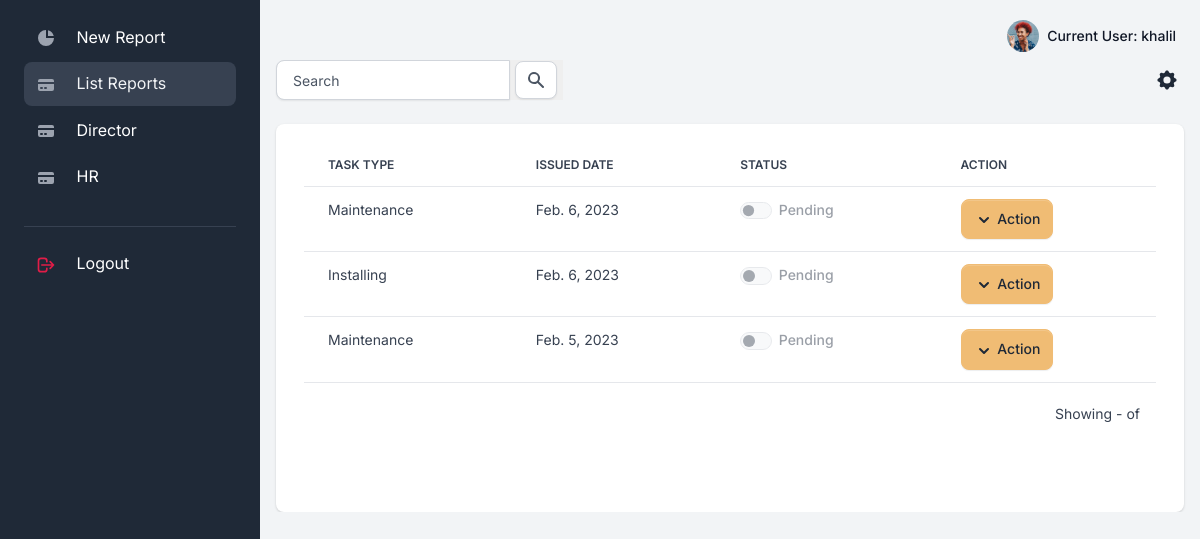
Page /reports/list (signed in) on the earlier database version.
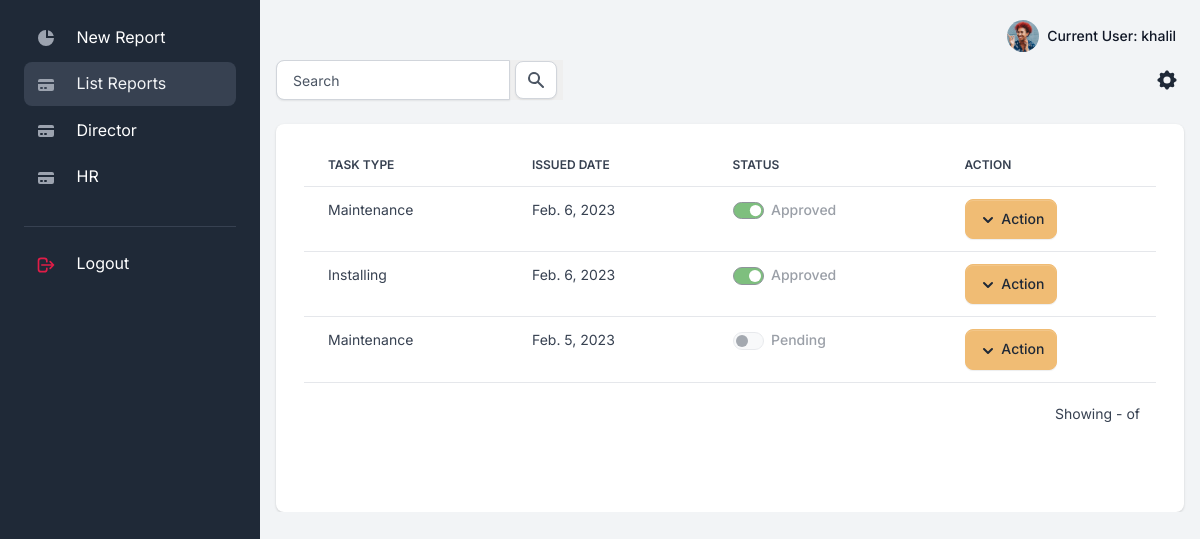
Same page on the later database version.
### apps/reports/models.py (models this page shows, shortened)
class Report(Model):
    STATUS_CHOICES= (
    ('Pending', 'Pending'),
    ('Approved', 'Approved'),
    )
    id=AutoField(primary_key=True,editable=False)
    owner = ForeignKey(Employee,on_delete=SET_NULL,null=True)
    task_type=ForeignKey(Task_type,on_delete=SET_NULL,null=True)
    created_at=DateTimeField(auto_now_add=True)
    status=CharField(max_length=50,choices=STATUS_CHOICES,default='Pending')
    description=TextField(null=True)

class Task_type(Model):
    id=AutoField(primary_key=True,editable=False)
    job_title=ForeignKey(Job_title,on_delete=CASCADE,null=True)
    type = CharField(max_length=50,null=True)
    def __str__(self):
        return self.type

### apps/reports/views.py (the view)
# urls.py: path('list',views.ReportListView.as_view(),name='list'),
class ReportListView(LoginRequiredMixin,View):
    paginate_by = 5
    template_name='reports/report_list.html'
    def get(self, request):
        department = Department.objects.all().values_list('department',flat=True)
        print(department)
        strval =  request.GET.get("search", False)
        if request.user.is_authenticated:
            if strval :
                query = Q(description__icontains=strval)
                query.add(Q(owner__user__first_name__icontains=strval), Q.OR)
                query.add(Q(owner__user__last_name__icontains=strval), Q.OR)
                query.add(Q(task_type__type__icontains=strval), Q.OR)
                query.add(Q(owner__user=self.request.user), Q.AND)
                report_list = Report.objects.filter(query).select_related().order_by('-created_at')
            else :
                report_list = Report.objects.filter(owner__user=self.request.user).order_by('-created_at')
            ctx = {'report_list' : report_list, 'search': strval}
            return render(request, self.template_name, ctx)

### apps/context_processors.py (called while the page is built)
def cfg_assets_root(request):
    return { 'ASSETS_ROOT' : settings.ASSETS_ROOT }

### apps/reports/models.py (called while the page is built)
    @property
    def fullname(self):
        return self.user.first_name +" "+self.user.last_name

### apps/templates/reports/report_list.html (shortened to what this page needs)
{% extends "layouts/base.html" %}
{% block content %}
{% load humanize %}
  <div class="table-settings mb-4">
      <div class="row align-items-center justify-content-between">
          <div class="col col-md-6 col-lg-3 col-xl-4">
            <form>
            <div class="input-group">
                <input type="text" class="form-control"  placeholder="Search"  name="search"  {% if search %} value="{{ search }}" {% endif %}>
                <button type="submit" style="border: none;">
                <span class="input-group-text" id="basic-addon2">
                    <svg class="icon icon-xs text-gray-600" fill="currentColor" viewBox="0 0 20 20" xmlns="http://www.w3.org/2000/svg"><path fill-rule="evenodd" d="M8 4a4 4 0 100 8 4 4 0 000-8zM2 8a6 6 0 1110.89 3.476l4.817 4.817a1 1 0 01-1.414 1.414l-4.816-4.816A6 6 0 012 8z" clip-rule="evenodd"></path></svg>
                </span>
                </button>
            </div>
        </form>
          </div>
          <div class="col-4 col-md-2 col-xl-1 ps-md-0 text-end">
              <div class="dropdown">
                  <button class="btn btn-link text-dark dropdown-toggle dropdown-toggle-split m-0 p-1" data-bs-toggle="dropdown" aria-haspopup="true" aria-expanded="false">
                  </button>
              </div>
          </div>
      </div>
  </div>
  <div class="card card-body border-0 shadow table-wrapper table-responsive">
    <div class="container-fluid">
        <div class="row mb-5">
      <table class="table table-hover">
          <thead>
              <tr>
                  <th class="border-gray-200">Task Type</th>
                  <th class="border-gray-200">Issued Date</th>
                  <th class="border-gray-200">Status</th>
                  <th class="border-gray-200">Action</th>
              </tr>
          </thead>
          <tbody>
              {% if report_list%}
              {% for report in report_list %}
                        <tr>
                            <td><span class="fw-normal">{{report.task_type}}</span></td>
                            <td><span class="fw-normal">{{report.created_at|naturalday}}</span></td>
                            <td>
                                <span class="form-check form-switch">
                                    {% if report.status == 'Approved' %}
                                    <input class="form-check-input" type="checkbox" id="flexSwitchCheckChecked"  checked style="background-color: green;"  disabled>
                                    <label class="form-check-label" for="flexSwitchCheckChecked">Approved</label>
                                    {% else %}
                                    <input class="form-check-input" type="checkbox" id="flexSwitchCheckChecked" disabled>
                                    <label class="form-check-label" for="flexSwitchCheckChecked">Pending</label>
                                    {% endif %}
                                </span>
                            </td>
                            <td>
                                <div class="btn-group">
                                    <button type="button" class="btn btn-secondary dropdown-toggle dropdown-toggle-split" id="dropdownMenuReference" data-bs-toggle="dropdown" aria-expanded="false" data-bs-reference="parent">
                                        <svg class="icon icon-xs" fill="currentColor" viewBox="0 0 20 20" xmlns="http://www.w3.org/2000/svg"><path fill-rule="evenodd" d="M5.293 7.293a1 1 0 011.414 0L10 10.586l3.293-3.293a1 1 0 111.414 1.414l-4 4a1 1 0 01-1.414 0l-4-4a1 1 0 010-1.414z" clip-rule="evenodd"></path></svg>
                                        <span class="">Action</span>
                                    </button>
                                </div>
                            </td>
                        </tr>
                {% endfor %}
              {% endif %}
          </tbody>
      </table>
      <div class="card-footer px-3 border-0 d-flex flex-column flex-lg-row align-items-center justify-content-between">
          <div class="fw-normal small mt-4 mt-lg-0">Showing {{ page_obj.start_index }}-{{ page_obj.end_index }} of {{ page_obj.paginator.count }}</div>
      </div>
    </div>
</div>
  </div>
{% endblock content %}

### apps/templates/layouts/base.html (shortened to what this page needs)
<!DOCTYPE html>
<html lang="en">
<head>
<link type="text/css" href="{{ ASSETS_ROOT }}/vendor/sweetalert2/dist/sweetalert2.min.css" rel="stylesheet">
<link type="text/css" href="{{ ASSETS_ROOT }}/vendor/notyf/notyf.min.css" rel="stylesheet">
<link type="text/css" href="{{ ASSETS_ROOT }}/css/volt.css" rel="stylesheet">
</head>
<body>
    {% include 'includes/sidebar.html' %}
    <main class="content">
      {% include 'includes/navigation.html' %}
      {% block content %}{% endblock content %}
    </main>
</body>
</html>

### apps/templates/includes/sidebar.html (shortened to what this page needs)
        <nav id="sidebarMenu" class="sidebar d-lg-block bg-gray-800 text-white collapse" data-simplebar>
          <div class="sidebar-inner px-4 pt-3">
            <ul class="nav flex-column pt-3 pt-md-0">
              <li class="nav-item {% if 'create' in request.path %} active {% endif %}">
                <a href="{% url 'reports:create' %}" class="nav-link">
                  <span class="sidebar-icon">
                    <svg class="icon icon-xs me-2" fill="currentColor" viewBox="0 0 20 20" xmlns="http://www.w3.org/2000/svg"><path d="M2 10a8 8 0 018-8v8h8a8 8 0 11-16 0z"></path><path d="M12 2.252A8.014 8.014 0 0117.748 8H12V2.252z"></path></svg>
                  </span>
                  <span class="sidebar-text">New Report</span>
                </a>
              </li>
              <li class="nav-item {% if 'list' in request.path %} active {% endif %}">
                <a href="{% url 'reports:list' %}" class="nav-link">
                  <span class="sidebar-icon">
                  </span>
                  <span class="sidebar-text">List Reports</span>
                </a>
              </li>
              <li class="nav-item {% if 'director' in request.path %} active {% endif %}">
                <a href="{% url 'reports:director' %}" class="nav-link">
                  <span class="sidebar-icon">
                  </span>
                  <span class="sidebar-text">Director</span>
                </a>
              </li>
              <li class="nav-item {% if 'hr' in request.path %} active {% endif %}">
                <a href="{% url 'reports:hr' %}" class="nav-link">
                  <span class="sidebar-icon">
                  </span>
                  <span class="sidebar-text">HR</span>
                </a>
              </li>
              <li role="separator" class="dropdown-divider mt-4 mb-3 border-gray-700"></li>
              <li class="nav-item">
                <a href="{% url 'logout' %}" class="nav-link">
                    <span class="sidebar-icon">
                        <svg class="icon icon-xs text-danger me-2" fill="none" stroke="currentColor" viewBox="0 0 24 24" xmlns="http://www.w3.org/2000/svg">
                            <path stroke-linecap="round" stroke-linejoin="round" stroke-width="2" d="M17 16l4-4m0 0l-4-4m4 4H7m6 4v1a3 3 0 01-3 3H6a3 3 0 01-3-3V7a3 3 0 013-3h4a3 3 0 013 3v1"></path>
                        </svg>
                    </span>
                    <span class="sidebar-text">Logout</span>
                </a>
              </li>
            </ul>
          </div>
        </nav>

### apps/templates/includes/navigation.html (shortened to what this page needs)
<nav class="navbar navbar-top navbar-expand navbar-dashboard navbar-dark ps-0 pe-2 pb-0" >
              <div class="container-fluid px-0">
                <div class="d-flex justify-content-between w-100" id="navbarSupportedContent">
                  <ul class="navbar-nav align-items-center">
                    <li class="nav-item dropdown ms-lg-3">
                      <a class="nav-link dropdown-toggle pt-1 px-0" href="#" role="button" data-bs-toggle="dropdown" aria-expanded="false">
                        <div class="media d-flex align-items-center">
                          <img class="avatar rounded-circle" alt="Image placeholder" src="{{ ASSETS_ROOT }}/img/team/profile-picture-3.jpg">
                          <div class="media-body ms-2 text-dark align-items-center d-none d-lg-block">
                            <span class="mb-0 font-small fw-bold text-gray-900">
                              Current User: <strong>{{ request.user.username }}</strong>
                            </span>
                          </div>
                        </div>
                      </a>
                    </li>
                  </ul>
                </div>
              </div>
            </nav>

Differences in the rows shown:
changed Report (number 1 of 3 on the later page): value "☐" → "☑"; status "Pending" → "Approved"
changed Report "Installing": value "☐" → "☑"; status "Pending" → "Approved"
